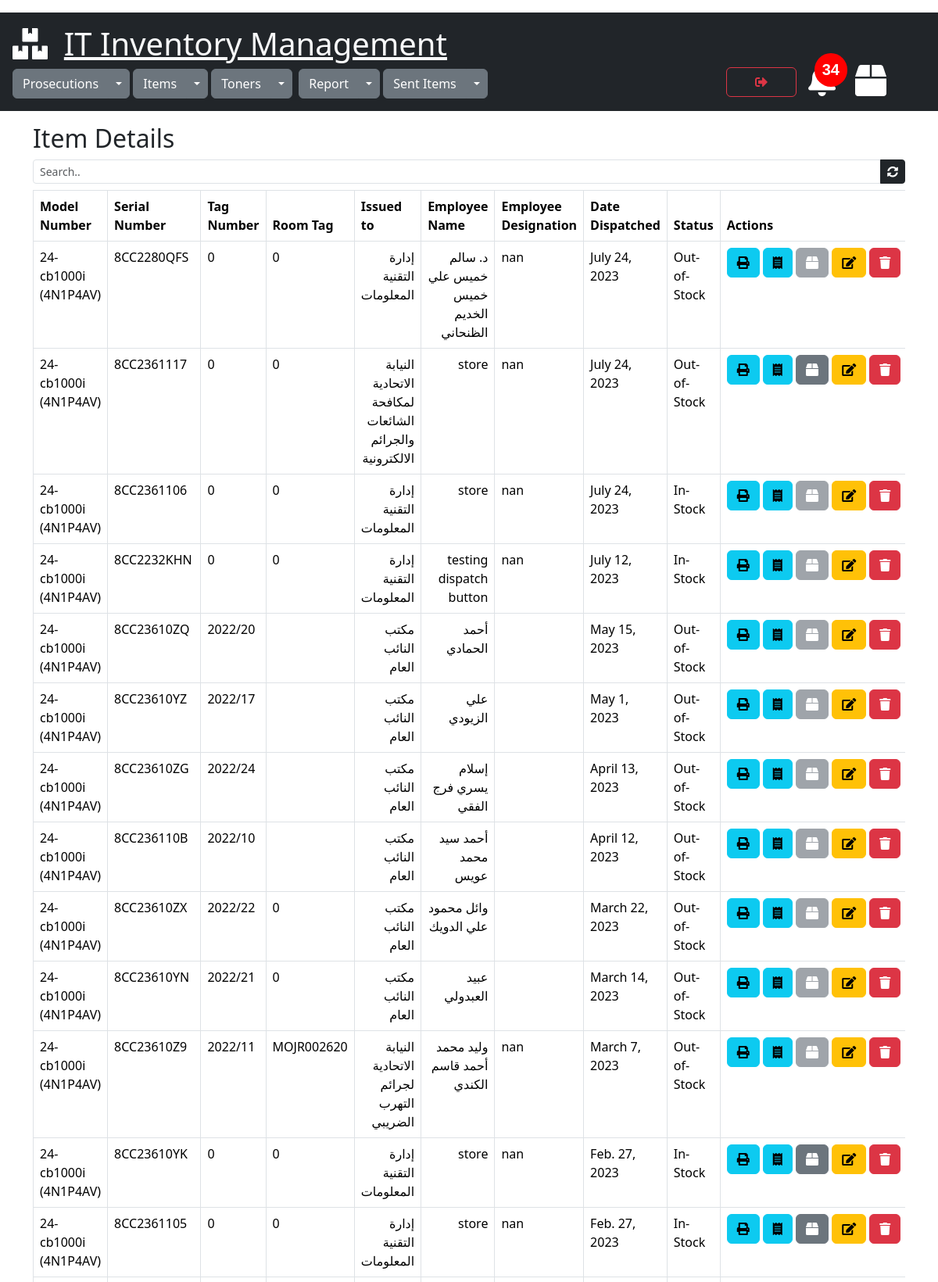
Screenshot of /items/view_items_details/109 (signed in, upper part) with the database file from the repository.
### items/models.py (models this page shows)
class ItemDetails(models.Model):
    STATUS = [
        ('In-Stock', 'In-Stock'),
        ('Out-of-Stock', 'Out-of-Stock'),
        ('issued-to', 'issued-to')
    ]
    serial_no = models.CharField(max_length=500, null=True)
    tag_no = models.CharField(max_length=500, null=True)
    room_tag = models.CharField(max_length=500, null=True)
    status = models.CharField(max_length=30, default='In-stock', choices=STATUS)
    model_no = models.ForeignKey(Items, on_delete=models.CASCADE)
    issued_to = models.ForeignKey(Prosecutions, on_delete=models.CASCADE)
    employee_name = models.CharField(max_length=500, null=True)
    employee_designation = models.CharField(max_length=500, null=True)
    created = models.DateTimeField(default=timezone.now)
    date_dispatched = models.DateTimeField(default=timezone.now)
    cart_item = GenericRelation(CartItem, related_query_name='itemdetails')
    class Meta:
        ordering = ['-date_dispatched']

class Items(models.Model):
    model_no = models.CharField(max_length=300, null=True)
    description = models.CharField(max_length=500, null=True)
    total_qty = models.PositiveIntegerField(default=0, null=True)
    remaining_qty = models.PositiveIntegerField(default=0, null=True)
    created = models.DateTimeField(default=timezone.now)

### prosecutions/models.py (models this page shows)
class Prosecutions(models.Model):
    name = models.CharField(max_length=255)
    location = models.CharField(max_length=300,default="none")
    created = models.DateTimeField(default=timezone.now)

### items/views.py (the view)
# urls.py: path('view_items_details/<int:id>', views.view_items_details, name='view_items_details'),
@cache_control(no_cache=True, must_revalidate=True,no_store=True)
@login_required(login_url="login")
def view_items_details(request, id):
    itemdetails = ItemDetails.objects.filter(model_no=id)
    cartitem = CartItem.objects.all()
    joined_ids = [(o.object_id, o.content_type_id) for o in cartitem]
    itemdetails_content_type = ContentType.objects.get(app_label='items', model='itemdetails')
    content_type_id = itemdetails_content_type.id
    joined_ids = json.dumps(joined_ids)
    data_calc_cart_total = calc_cart_total(request)
    cart_total = data_calc_cart_total['cart_total']
    data_calc_toner_stock_alert = calc_toner_stock_alert(request)
    toner_stock_alert = data_calc_toner_stock_alert['toner_stock_alert_count']
    toner_under_fifteen = data_calc_toner_stock_alert['tonerstock']
    context = {"itemdetails": itemdetails, "joined_ids": joined_ids, "content_type_id": content_type_id,"item_id":id,"total":cart_total,
               "toner_stock_alert":toner_stock_alert,"toner_under_fifteen":toner_under_fifteen}
    return render(request, 'view_items_details.html', context)

### sent_items/utils.py (called while the page is built)
def get_total_cart_items(cart):
    cartitem = cart.cartitem_set.filter(selected=False, dispatched=False)
    total = cartitem.count()
    return total

def calc_cart_total(request):
    customer, created = Customer.objects.get_or_create(user=request.user)
    cart, created = Cart.objects.get_or_create(customer=customer, complete=False)
    items_in_cart = cart.cartitem_set.filter(selected=False, dispatched=False)
    cart_total = get_total_cart_items(cart)
    return {'cart_total':cart_total,'user_cart':cart,'items_in_cart':items_in_cart}

### toners/utils.py (called while the page is built)
def calc_toner_stock_alert(request):
    tonerstock=Toners.objects.filter(remaining_qty__lte=15)
    toner_stock_alert_count=tonerstock.count()
    return {"toner_stock_alert_count":toner_stock_alert_count,"tonerstock":tonerstock }

### items/templates/view_items_details.html (shortened to what this page needs)
{% extends 'mainpage.html' %}
{% load static %}
{% block content %}
<div class="container" xmlns="">
  <h2>Item Details</h2>
  <div class="input-group input-group-sm mb-2">
        <input class="form-control" id="search" type="text" placeholder="Search.." >
        <a href="{% url 'view_items_details' item_id %}" id="item_id" data-value="{{item_id}}" class="btn btn-dark btn-sm"><i class="fas fa-sync-alt"></i></a>
  </div>
  <div class="table-responsive">
      <table class="table table-bordered auto-width-table" id="myTable">
          <thead>
          <tr>
              <th>Model Number</th>
              <th>Serial Number</th>
              <th>Tag Number</th>
              <th>Room Tag </th>
              <th>Issued to</th>
              <th>Employee Name</th>
              <th>Employee Designation</th>
              <th>Date Dispatched</th>
              <th>Status</th>
              <th>Actions</th>
          </tr>
          </thead>
          <tbody>
          {% for detail in itemdetails %}
          <tr id="{{detail.id}}" data-id="{{ detail.id }}">
              <td>{{detail.model_no.model_no}}</td>
              <td>{{detail.serial_no}}</td>
              <td>{{detail.tag_no}}</td>
              <td>{{detail.room_tag}}</td>
              <td class="right-to-left-text">{{detail.issued_to.name}}</td>
              <td class="right-to-left-text">{{detail.employee_name}}</td>
              <td >{{detail.employee_designation}}</td>
              <td>{{detail.date_dispatched.date}}</td>
              <td>{{detail.status}}</td>
              <td>
                  <div class="button-container">
                      <a href="{% url 'print_issue_vouchers' detail.id %}" target="_blank" rel="noopener noreferrer"
                         class="btn btn-info " data-bs-toggle="tooltip" data-bs-placement="bottom"
                         title="Print Issue Voucher"><i class="fas fa-print"></i></a>
                      <a href="{% url 'print_item_sent_invoice' detail.id %}" target="_blank" rel="noopener noreferrer"
                         class="btn btn-info " data-bs-toggle="tooltip" data-bs-placement="bottom"
                         title="Print Invoice"><i class="fas fa-receipt"></i></a>
                      <button onclick="getCartData('{{detail.id}}','add')" data-detail="{{detail.id}}" data-action="add"
                              class="btn btn-secondary addtodispatch" data-bs-toggle="tooltip"
                              data-bs-placement="bottom" title="Add To Dispatch"><i class="fas fa-box"></i></button>
                      <a href="{% url 'edit_item_details_form' detail.id %}" class="btn btn-warning"
                         data-bs-toggle="tooltip" data-bs-placement="bottom" title="Edit"><i
                              class="fas fa-edit"></i></a>
                      <a class="btn btn-danger" data-bs-toggle="modal"
                         data-bs-target="#delete-modal{{ detail.pk }}" data-bs-toggle="tooltip"
                         data-bs-placement="bottom" title="Delete"><i class="fas fa-trash"></i></a>
                  </div>
              </td>
          </tr>
          {% endfor %}
          </tbody>
      </table>
  </div>
</div>
{% endblock %}

### static/css/style.css (style rules this page uses)
.fas.fa-box { color: white; }
.button-container { white-space: nowrap; }
.button-container button { display: inline-block; margin-right: auto; }
.auto-width-table { table-layout: auto; }
.right-to-left-text { direction: rtl; }

### rows the page displays
ItemDetails: model_no.model_no "24-cb1000i (4N1P4AV)", serial_no "8CC2280QFS", tag_no "0", room_tag "0", issued_to.name "إدارة التقنية المعلومات", employee_name "د. سالم خميس علي خميس الخديم الظنحاني", employee_designation "nan", date_dispatched "July 24, 2023", status "Out-of-Stock"
ItemDetails: model_no.model_no "24-cb1000i (4N1P4AV)", serial_no "8CC2361117", tag_no "0", room_tag "0", issued_to.name "النيابة الاتحادية لمكافحة الشائعات والجرائم الالكترونية", employee_name "store", employee_designation "nan", date_dispatched "July 24, 2023", status "Out-of-Stock"
ItemDetails: model_no.model_no "24-cb1000i (4N1P4AV)", serial_no "8CC2361106", tag_no "0", room_tag "0", issued_to.name "إدارة التقنية المعلومات", employee_name "store", employee_designation "nan", date_dispatched "July 24, 2023", status "In-Stock"
ItemDetails: model_no.model_no "24-cb1000i (4N1P4AV)", serial_no "8CC2232KHN", tag_no "0", room_tag "0", issued_to.name "إدارة التقنية المعلومات", employee_name "testing dispatch button", employee_designation "nan", date_dispatched "July 12, 2023", status "In-Stock"
ItemDetails: model_no.model_no "24-cb1000i (4N1P4AV)", serial_no "8CC23610ZQ", tag_no "2022/20", issued_to.name "مكتب النائب العام", employee_name "أحمد الحمادي", date_dispatched "May 15, 2023", status "Out-of-Stock"
ItemDetails: model_no.model_no "24-cb1000i (4N1P4AV)", serial_no "8CC23610YZ", tag_no "2022/17", issued_to.name "مكتب النائب العام", employee_name "علي الزيودي", date_dispatched "May 1, 2023", status "Out-of-Stock"
ItemDetails: model_no.model_no "24-cb1000i (4N1P4AV)", serial_no "8CC23610ZG", tag_no "2022/24", issued_to.name "مكتب النائب العام", employee_name "إسلام يسري فرج الفقي", date_dispatched "April 13, 2023", status "Out-of-Stock"
ItemDetails: model_no.model_no "24-cb1000i (4N1P4AV)", serial_no "8CC236110B", tag_no "2022/10", issued_to.name "مكتب النائب العام", employee_name "أحمد سيد محمد عويس", date_dispatched "April 12, 2023", status "Out-of-Stock"
ItemDetails: model_no.model_no "24-cb1000i (4N1P4AV)", serial_no "8CC23610ZX", tag_no "2022/22", room_tag "0", issued_to.name "مكتب النائب العام", employee_name "وائل محمود علي الدويك", date_dispatched "March 22, 2023", status "Out-of-Stock"
ItemDetails: model_no.model_no "24-cb1000i (4N1P4AV)", serial_no "8CC23610YN", tag_no "2022/21", room_tag "0", issued_to.name "مكتب النائب العام", employee_name "عبيد العبدولي", date_dispatched "March 14, 2023", status "Out-of-Stock"
ItemDetails: model_no.model_no "24-cb1000i (4N1P4AV)", serial_no "8CC23610Z9", tag_no "2022/11", room_tag "MOJR002620", issued_to.name "النيابة الاتحادية لجرائم التهرب الضريبي", employee_name "وليد محمد أحمد قاسم الكندي", employee_designation "nan", date_dispatched "March 7, 2023", status "Out-of-Stock"
ItemDetails: model_no.model_no "24-cb1000i (4N1P4AV)", serial_no "8CC23610YK", tag_no "0", room_tag "0", issued_to.name "إدارة التقنية المعلومات", employee_name "store", employee_designation "nan", date_dispatched "Feb. 27, 2023", status "In-Stock"
ItemDetails: model_no.model_no "24-cb1000i (4N1P4AV)", serial_no "8CC2361105", tag_no "0", room_tag "0", issued_to.name "إدارة التقنية المعلومات", employee_name "store", employee_designation "nan", date_dispatched "Feb. 27, 2023", status "In-Stock"
